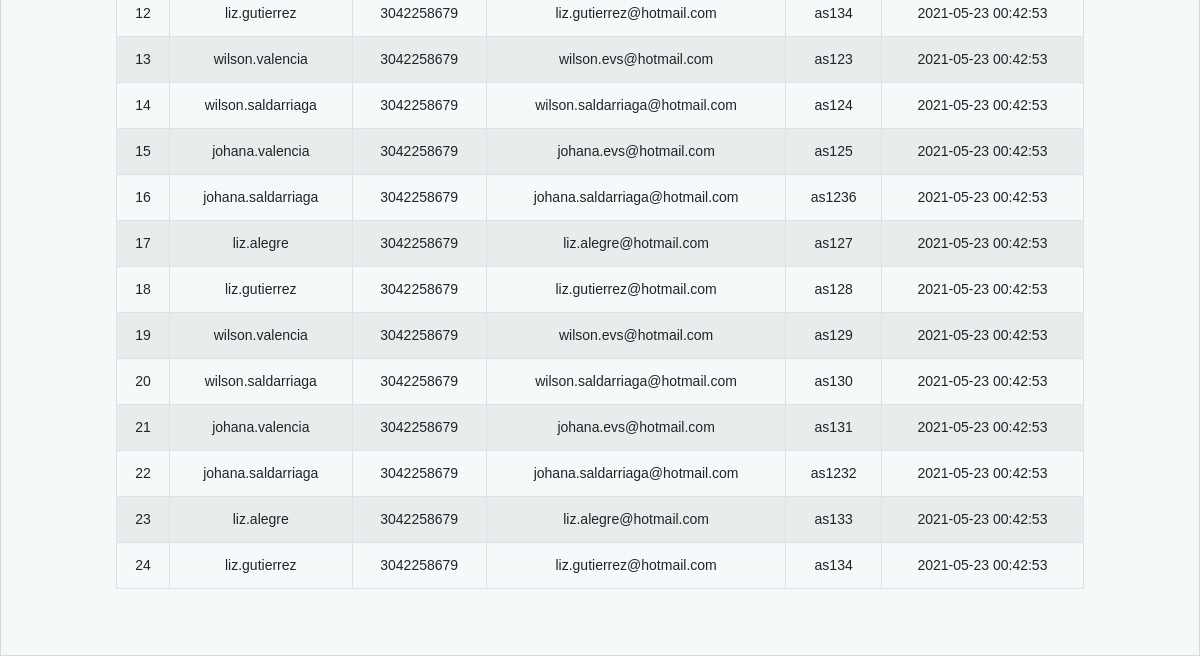
Before: / (lower part) with the older database file.
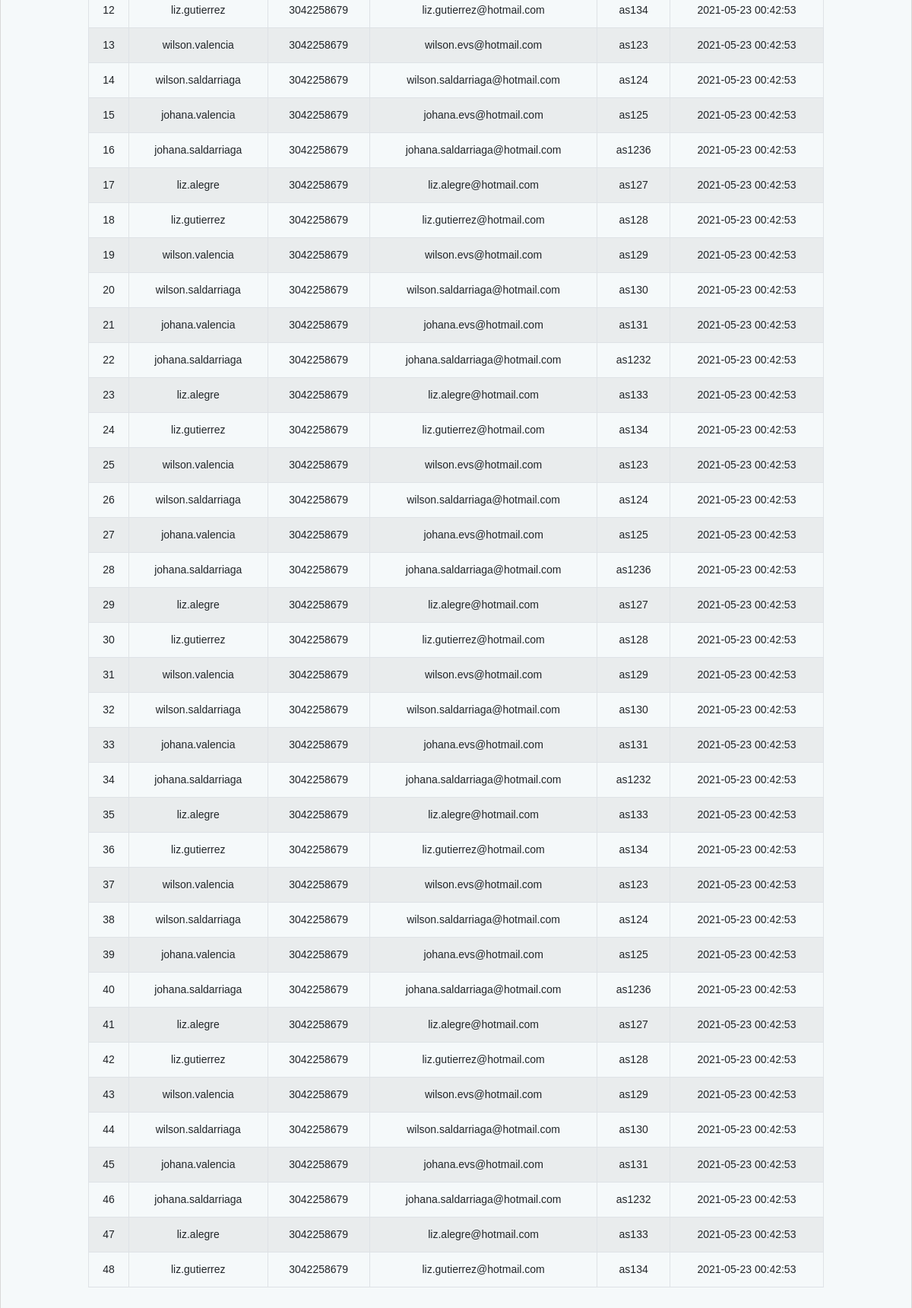
After: the same page with the newer database file.
### tables this page shows
CREATE TABLE users(
    id_users INT NOT NULL PRIMARY KEY AUTO_INCREMENT,
    nombre VARCHAR(75) not null,
    telefono VARCHAR(255) not null,
    email VARCHAR(75) not null,
    codigo VARCHAR(10) not null,
    data_create timestamp default current_timestamp
);

### index.php (the view, shortened to what this page needs)
<?php include("src/app/config/dbConnection.php");
$objeto = new Conexion();
$conexion = $objeto->Conectar();
$consulta = "SELECT * FROM users";
$resultado = $conexion->prepare($consulta);
$resultado->execute();
$usuarios = $resultado->fetchAll(PDO::FETCH_ASSOC);
?>
<?php include("src/app/includes/header.php") ?>
<div class="section-padding-100 login-content">
    <div class="container">
        <div class="row justify-content-center">
            <div class="col-lg-12">
               <div class="table-responsive">
               <table id="verTable" class="table table-striped table-hover table-bordered" style="width:100%">
                    <tbody class="">
                        <?php foreach ($usuarios as $usuario) { ?>
                            <tr>
                                <td><?php echo $usuario['id_users'] ?></td>
                                <td><?php echo $usuario['nombre'] ?></td>
                                <td><?php echo $usuario['telefono'] ?></td>
                                <td><?php echo $usuario['email'] ?></td>
                                <td><?php echo $usuario['codigo'] ?></td>
                                <td><?php echo $usuario['data_create'] ?></td>
                            </tr>
                        <?php  }  ?>
                    </tbody>
                </table>
               </div>
            </div>
        </div>
    </div>
</div>
<?php include("src/app/includes/footer.php") ?>

Changed rows visible on the page:
added users: id_users "25", nombre "wilson.valencia", telefono "3042258679", email "wilson.evs@hotmail.com", codigo "as123", data_create "2021-05-23 00:42:53"
added users: id_users "26", nombre "wilson.saldarriaga", telefono "3042258679", email "wilson.saldarriaga@hotmail.com", codigo "as124", data_create "2021-05-23 00:42:53"
added users: id_users "27", nombre "johana.valencia", telefono "3042258679", email "johana.evs@hotmail.com", codigo "as125", data_create "2021-05-23 00:42:53"
added users: id_users "28", nombre "johana.saldarriaga", telefono "3042258679", email "johana.saldarriaga@hotmail.com", codigo "as1236", data_create "2021-05-23 00:42:53"
added users: id_users "29", nombre "liz.alegre", telefono "3042258679", email "liz.alegre@hotmail.com", codigo "as127", data_create "2021-05-23 00:42:53"
added users: id_users "30", nombre "liz.gutierrez", telefono "3042258679", email "liz.gutierrez@hotmail.com", codigo "as128", data_create "2021-05-23 00:42:53"
added users: id_users "31", nombre "wilson.valencia", telefono "3042258679", email "wilson.evs@hotmail.com", codigo "as129", data_create "2021-05-23 00:42:53"
added users: id_users "32", nombre "wilson.saldarriaga", telefono "3042258679", email "wilson.saldarriaga@hotmail.com", codigo "as130", data_create "2021-05-23 00:42:53"
added users: id_users "33", nombre "johana.valencia", telefono "3042258679", email "johana.evs@hotmail.com", codigo "as131", data_create "2021-05-23 00:42:53"
added users: id_users "34", nombre "johana.saldarriaga", telefono "3042258679", email "johana.saldarriaga@hotmail.com", codigo "as1232", data_create "2021-05-23 00:42:53"
added users: id_users "35", nombre "liz.alegre", telefono "3042258679", email "liz.alegre@hotmail.com", codigo "as133", data_create "2021-05-23 00:42:53"
added users: id_users "36", nombre "liz.gutierrez", telefono "3042258679", email "liz.gutierrez@hotmail.com", codigo "as134", data_create "2021-05-23 00:42:53"
added users: id_users "37", nombre "wilson.valencia", telefono "3042258679", email "wilson.evs@hotmail.com", codigo "as123", data_create "2021-05-23 00:42:53"
added users: id_users "38", nombre "wilson.saldarriaga", telefono "3042258679", email "wilson.saldarriaga@hotmail.com", codigo "as124", data_create "2021-05-23 00:42:53"
added users: id_users "39", nombre "johana.valencia", telefono "3042258679", email "johana.evs@hotmail.com", codigo "as125", data_create "2021-05-23 00:42:53"
added users: id_users "40", nombre "johana.saldarriaga", telefono "3042258679", email "johana.saldarriaga@hotmail.com", codigo "as1236", data_create "2021-05-23 00:42:53"
added users: id_users "41", nombre "liz.alegre", telefono "3042258679", email "liz.alegre@hotmail.com", codigo "as127", data_create "2021-05-23 00:42:53"
added users: id_users "42", nombre "liz.gutierrez", telefono "3042258679", email "liz.gutierrez@hotmail.com", codigo "as128", data_create "2021-05-23 00:42:53"
added users: id_users "43", nombre "wilson.valencia", telefono "3042258679", email "wilson.evs@hotmail.com", codigo "as129", data_create "2021-05-23 00:42:53"
added users: id_users "44", nombre "wilson.saldarriaga", telefono "3042258679", email "wilson.saldarriaga@hotmail.com", codigo "as130", data_create "2021-05-23 00:42:53"
added users: id_users "45", nombre "johana.valencia", telefono "3042258679", email "johana.evs@hotmail.com", codigo "as131", data_create "2021-05-23 00:42:53"
added users: id_users "46", nombre "johana.saldarriaga", telefono "3042258679", email "johana.saldarriaga@hotmail.com", codigo "as1232", data_create "2021-05-23 00:42:53"
added users: id_users "47", nombre "liz.alegre", telefono "3042258679", email "liz.alegre@hotmail.com", codigo "as133", data_create "2021-05-23 00:42:53"
added users: id_users "48", nombre "liz.gutierrez", telefono "3042258679", email "liz.gutierrez@hotmail.com", codigo "as134", data_create "2021-05-23 00:42:53"
